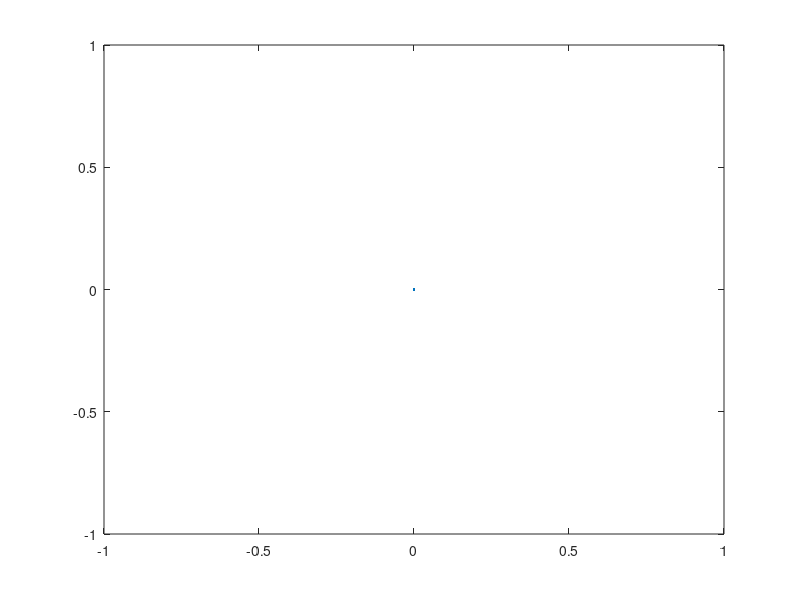
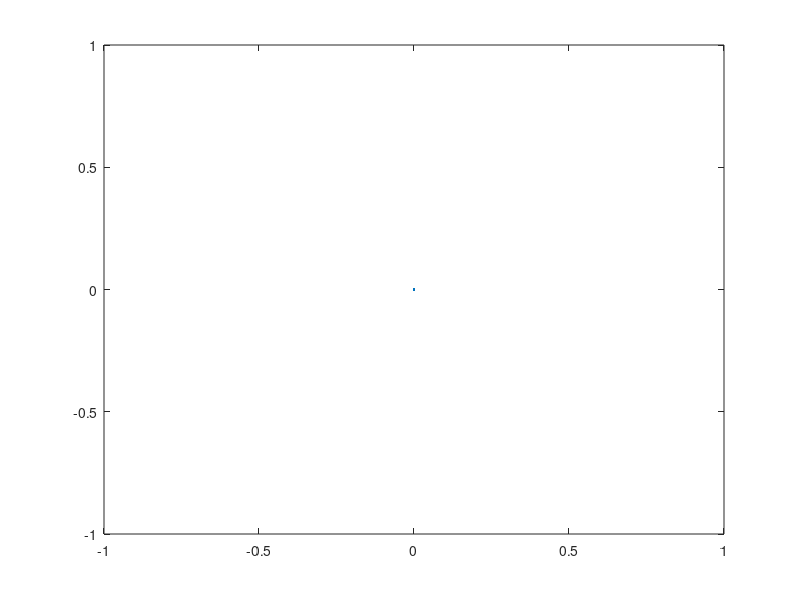

These charts were generated, in order, by the following MATLAB code: (Note: this script raises an error after producing the figures.)
%******************************************************
%*                                                    *
%*                     C.E. 529b                      *
%*                                                    *
%*                CONTINUATION ANALYSIS         I     *
%*                 RIKS-WEMPNER METHOD                *
%*                                                    *
%*                 EXAMPLE PROBLEM                    *
%*                 1-D FORMULATION                    *
%*                                                    *
%*            SOLVING NONLINEAR EQUATION              *
%*                  2*u-u**2=t                        *
%*               u =displacement                      *
%*                   t=force                          *
%*                                                    *
%*              SOLUTION HAS LIMIT POINT              *
%*                                                    *
%*            Matlab vers. riks.wemp.m                *
%*                                                    *
%*           TO BE USED AS BASIS FOR H.W. #8          *
%*            3x3 MATRIX INVERSION PROGRAM            * 
%*             (NEEDED FOR HW 8) INCLUDED             *               
%*                                                    *
%*               Output File: hw8.out                 *
%*                                                    *
%******************************************************
%
%     DEFINITIONS OF PARAMETERS
%
%     t,told  -   psuedo-time parameter
%     u,uold  -   displacement parameter
%     s       -   arc length parameter
%     dels    -   delta s
%     tdtold  -   dt/ds
%     udtold  -   du/ds
%     u,uold  -   displacement parameter
%     ak      -   jacobian, tangent stiffness matrix (fij)
%     re      -   residual (fi)
%
%******************************************************
%
%     OPEN OUTPUT UNIT
      fid=fopen('hw8for3.out','w') ;
%
%     INPUT DATA
%
%     NUMBER OF LOAD STEPS
      nstep=17  ;
%     NUMBER OF ITERATIONS
      niter=10  ;
%     STRAIN INCREMENT
      dels=.2 ;
%     ERROR TOLERANCE
      errtol=1.E-06 ;
%
%     OUTPUT OF HEADINGS
      fprintf(fid,'RIKS-WEMPNER METHOD\n') ;
      fprintf(fid,'\n') ;
      fprintf(fid,'INPUT DATA\n') ;
      fprintf(fid,'nstep      niter        dels      errtol\n') ;
      fprintf(fid,'%6.2f %6.2f %6.2f %6.2f\n',nstep,niter,dels,errtol) ;
%
      told=0.0 ;
      u1old=0.0 ;
      u2old=0.0 ;
      tdtold=1.0 ;
      u1dtold=1.0 ;
      u2dtold=1.0 ;
      S=0.0 ;
%
%     MAIN INCREMENTAL LOOP
      for istep=1:nstep
%
      S=S+dels ;
%
      t=told ;
      u1=u1old ;
      u2=u2old ;
%
%     MAIN ITERATIVE LOOP
      for iter=1:niter
          figure(1)
          plot(u1,t,'.-')
          hold on
          figure(2)
          plot(u2,t,'.-')
          hold on
%
%     FORM JACOBIAN OR COEFICIENT MATRIX (fij)
      ak(1,1)=tdtold ;
      ak(1,2)=u1dtold ;
      ak(1,3)=u2dtold ;
      ak(2,1)=-0.3 ;
      ak(2,2)=800+12*u1^2+16*u2+u2^2 ;
      ak(2,3)=8*u1*u2;
      ak(3,1)= -1.5;
      ak(3,2)=4*u1*(4+2*u2) ;
      ak(3,3)=800+24*u2+12*u2^2+4*u1^2;
%
%     INVERT COEFFICIENT MATRIX (fij)
%     3X3 MATRIX VERSION IN SUBPROGRAM
      [ajacinv,det,c]=jacinv(ak)
%
%     FORM RESIDUAL (fi)
      re(1)= dels-tdtold*(t-told)-u1dtold*(u1-u1old)-u2dtold*(u2-u2old) ;
      re(2)= (1/(2*104^1.5))*((800+4*u1^2)*u1 +(4*u1)*(4+u2)*u2)+0.3*t;
      re(3)= (1/(2*104^1.5))*((32+24*u2+4*u2^2)*u2+2*u1*(4+2*u2)*u1)+1.5*t ;
%
%     COMPUTE ITERATIVE CORRECTION.
      for i=1:3
      sol(i)=0.0 ;
      for j=1:3
      sol(i)=sol(i)+ajacinv(i,j)*re(j) ;
      end
      end
      delt=sol(1) ;
      delu1=sol(2) ;
      delu2=sol(3) ;
%
%     UPDATE SOLUTION
      t=t+delt ;
      u1=u1+delu1 ;
      u2=u2+delu2 ;
%
%
      %fprinf(fid,'ITERATIVE VALUES\n') ;
      fprintf(fid,'iter   delt   delu1 deltu2  t   u1 u2 \n') ;
      fprintf(fid,'%6.2f %6.2f %6.2f %6.2f %6.2f %6.2f \n',iter,delt,delu1,delu2,t,u1,u2) ;
      fprintf(fid,'re1   re2 re3  sol1  sol2 sol3\n') ;
      fprintf(fid,'%6.2f %6.2f %6.2f %6.2f %6.2f %6.2f\n',re(1),re(2),re(3),sol(1),sol(2),sol(3)) ;
%
%     CONVERGENCE CHECK
%     error=sqrt(re(1)**2+re(2)**2) ;
%     if (error<=errtol) 
%     end
      end
%
%     UPDATE TANGENTS
      tdtold=(t-told)/dels ;
      u1dtold=(u1-u1old)/dels ;
      u2dtold=(u2-u2old)/dels ;
      told=t ;
      u1old=u1 ;
      u2old=u2;
%
%     OUTPUT FINAL RESULTS
      %fprinf(fid,'FINAL VALUES\n') ;
      fprintf(fid,'istep    t    u1  u2  \n') ;
      fprintf(fid,'%6.2f %6.2f %6.2f %6.2f\n',istep,t,u1,u2) ;
%
      end
%
%     CLOSE OUTPUT UNIT
      fclose(fid) ;
%